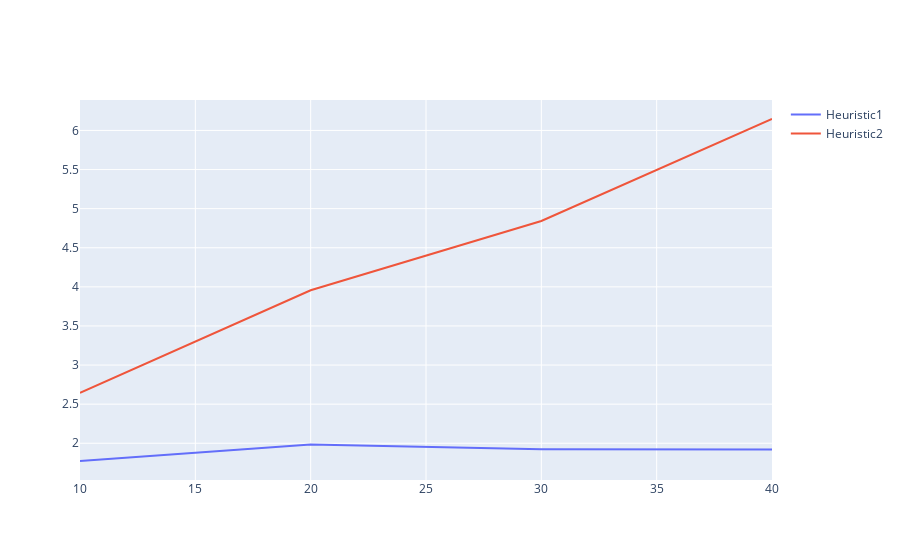

Here is the notebook cell this chart was saved with:
### Code cell
R = [10, 20, 30, 40, 50]

trace0 = go.Scatter(
    x = R,
    y = errorsH1,
    mode = 'lines',
    name = 'Heuristic1'
)

trace1 = go.Scatter(
    x = R,
    y = errorsH2,
    mode = 'lines',
    name = 'Heuristic2'
)

data = [trace0, trace1]

iplot(data)

### Figure 1 — Plotly figure (JSON) as saved in the notebook; plotly's stock layout.template omitted (floating-point values rounded to 4 significant figures)
{"data": [{"mode": "lines", "name": "Heuristic1", "type": "scatter", "x": [10, 20, 30, 40, 50], "y": [1.773, 1.986, 1.925, 1.922]}, {"mode": "lines", "name": "Heuristic2", "type": "scatter", "x": [10, 20, 30, 40, 50], "y": [2.644, 3.957, 4.842, 6.146]}], "layout": {}}
